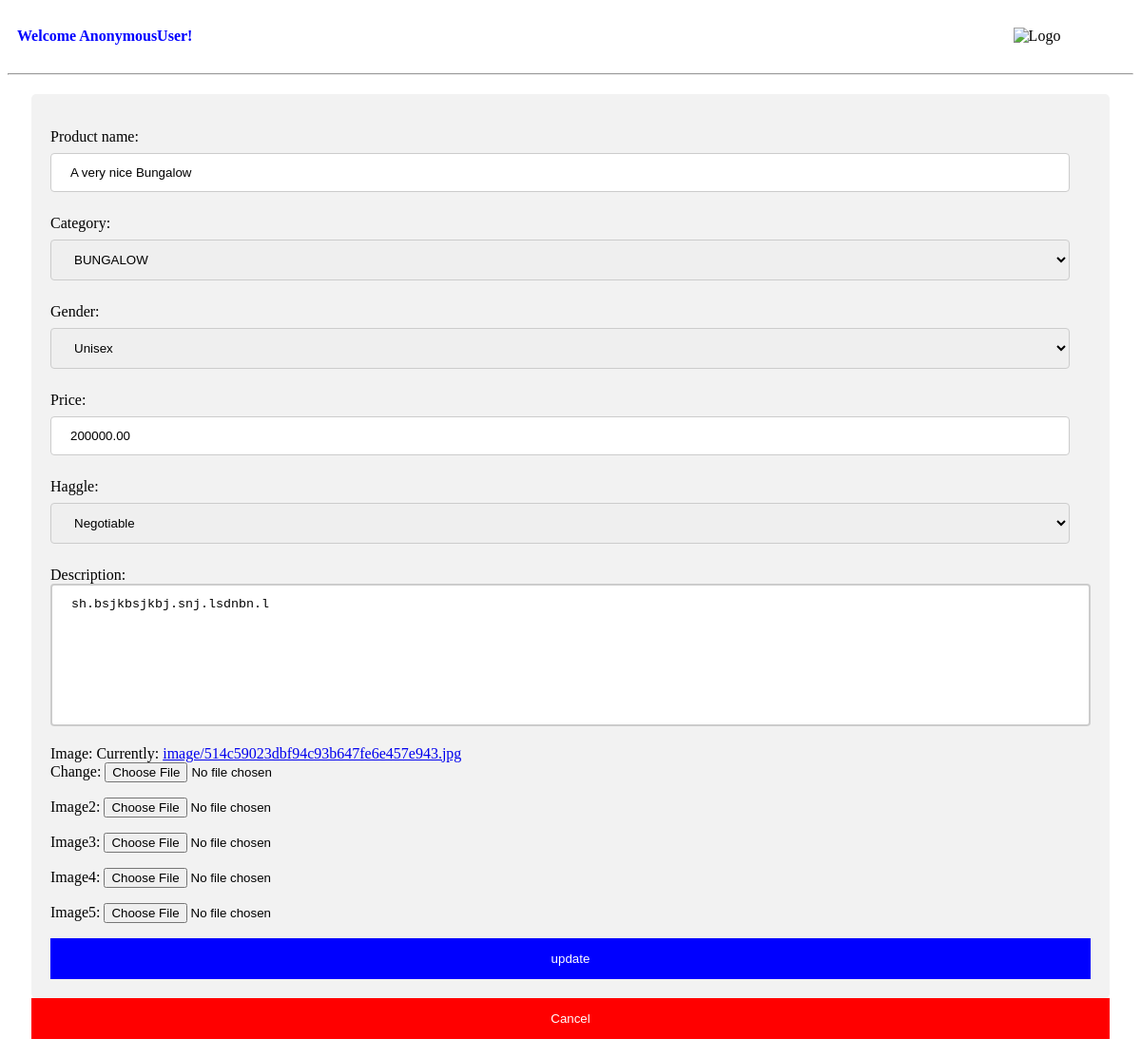
The page /product/update_product/1/ on the database as committed earlier.
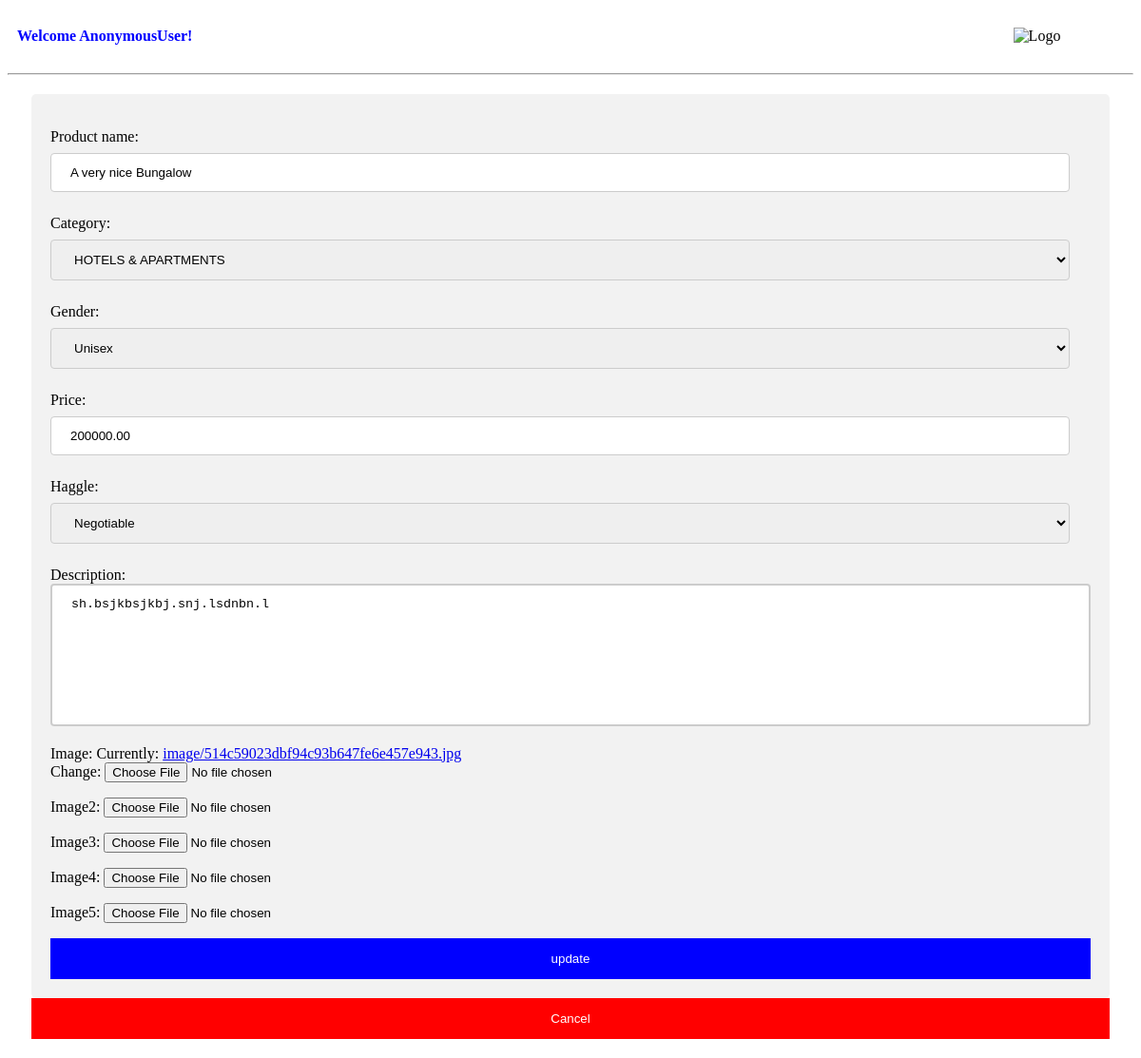
The same page on the database as committed later.
### product/models.py (models this page shows, shortened)
class Product(models.Model):
    negotiate = [
        ('Negotiable', 'Negotiable'),
        ('Unnegotiable', 'Unnegotiable'),
    ]
    sex = [
        ('Male', 'Male'),
        ('Female', 'Female'),
        ('Unisex', 'Unisex'),
    ]
    created_by = models.ForeignKey(Vendor, related_name = "fashion_vendors", on_delete=models.CASCADE, null=True)
    product_name = models.CharField(max_length=100, null=True)
    category = models.ForeignKey(Categorie, on_delete=models.CASCADE, related_name='product', null=True)
    gender = models.CharField(max_length=10, choices=sex, default='Unisex', null=True)
    price = models.DecimalField(decimal_places=2, max_digits=15, null=True)
    haggle = models.CharField(max_length=50, choices=negotiate, default='Negotiable')
    description = models.TextField(blank=True, null=True)
    image = models.ImageField(upload_to = 'image/', null=True)
    image2 = models.ImageField(upload_to = 'image/', null=True, blank= True)
    image3 = models.ImageField(upload_to = 'image/', null=True, blank= True)
    image4 = models.ImageField(upload_to = 'image/', null=True, blank= True)
    image5 = models.ImageField(upload_to = 'image/', null=True, blank= True)
    created = models.DateTimeField(auto_now_add=True)
    updated = models.DateTimeField(auto_now=True)
    class Meta:
        ordering = ('-created',)

### product/views.py (the view)
# urls.py: path('update_product/<int:pk>/', updateProduct, name='update_product'),
def updateProduct(request, pk):
    product = Product.objects.get(id=pk)
    form = ProductForm(instance=product)
    if request.method == 'POST':
        form = ProductForm(request.POST, request.FILES, instance=product)
        if form.is_valid():
            form.save()
            messages.success(request, 'Updated Successfully!!')
            return redirect('history')
    context = {'form':form}
    return render(request, 'update_product.html', context)

### product/forms.py
class ProductForm(forms.ModelForm):
    class Meta:
        model = Product
        exclude = ['slug', 'created_by']

### core/models.py (called while the page is built)
    def __str__(self) -> str:
        return self.category_name

### product/templates/update_product.html (shortened to what this page needs)
{% extends 'vendor/vendor_base.html'%}
{% block content %}
<div class="tabcontent">
    <div>
        <div>
            <form method="post" id="form" action="" enctype="multipart/form-data">
                {{form.as_p}}
                <input type="submit" value="update">
            </form>
        <a href="{% url 'history'%}"><input type="submit" value="Cancel" style="background-color: red;"></a>
        </div>
    </div>
{% endblock%}

Rows that differ between the two databases and show on the page:
changed Product "A very nice Bungalow": category "BUNGALOW" → "HOTELS & APARTMENTS"
